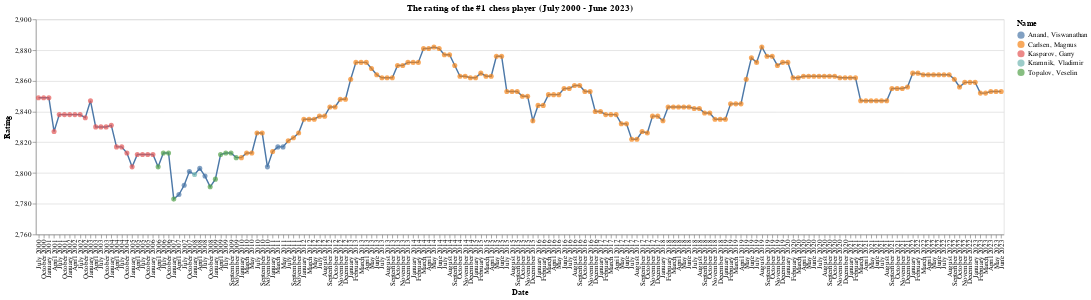

Notebook source saved alongside this figure:
### Markdown cell above
In this diagram, it is also visible who was the #1 chess player according to ratings on a given FIDE list, and thanks to the tooltips, it is easy to see not only who was the leader on a given list, but his exact rating as well.
Since 2000 July, there were only five players who were #1 on the list, and one of them (Vladimir Kramnik) was only once number one, in January 2008.

### Code cell
df2['Date'] = pd.Categorical(df2['Date'], categories=df2['Date'].unique(), ordered=True)


chart = alt.Chart(df2).mark_line().encode(
    x=alt.X('Date', sort=None),
    y=alt.Y('Rating', scale=alt.Scale(domain=(2760, 2900))),
).properties(
    title='The rating of the #1 chess player (July 2000 - June 2023)',
    width=1350
)

points = alt.Chart(df2).mark_point(filled=True, size=50).encode(
    x=alt.X('Date', sort=None),
    y=alt.Y('Rating',scale=alt.Scale(domain=(2760, 2900))),
    color='Name',
    tooltip=[alt.Tooltip('Date', title='Date'),
             alt.Tooltip('Name', title='Name'),
             alt.Tooltip('Rating', title='Rating')]
)


# Display the chart
chart + points

### Figure 1 — Vega-Lite specification as saved in the notebook (floating-point values rounded to 4 significant figures; data arrays with more than 128 entries replaced by an {"elided": "..."} marker saying what was removed)
{"config": {"view": {"continuousWidth": 400, "continuousHeight": 300}}, "layer": [{"mark": "line", "encoding": {"x": {"field": "Date", "sort": null, "type": "nominal"}, "y": {"field": "Rating", "scale": {"domain": [2760, 2900]}, "type": "quantitative"}}, "title": "The rating of the #1 chess player (July 2000 - June 2023)", "width": 1350}, {"mark": {"type": "point", "filled": true, "size": 50}, "encoding": {"color": {"field": "Name", "type": "nominal"}, "tooltip": [{"field": "Date", "title": "Date", "type": "nominal"}, {"field": "Name", "title": "Name", "type": "nominal"}, {"field": "Rating", "title": "Rating", "type": "quantitative"}], "x": {"field": "Date", "sort": null, "type": "nominal"}, "y": {"field": "Rating", "scale": {"domain": [2760, 2900]}, "type": "quantitative"}}}], "data": {"name": "data-11e934cd609ec8e97c89564f9a1163fd"}, "$schema": "https://vega.github.io/schema/vega-lite/v4.17.0.json", "datasets": {"data-11e934cd609ec8e97c89564f9a1163fd": {"elided": "186 records"}}}
